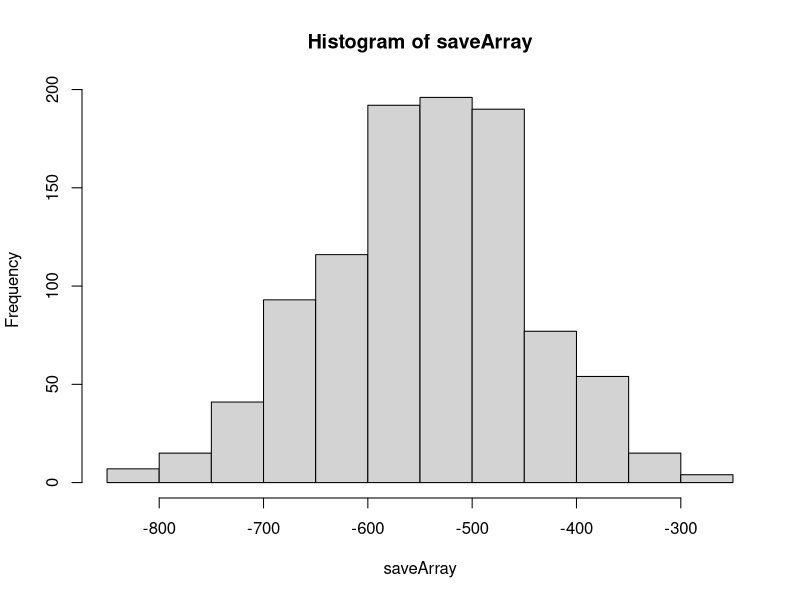
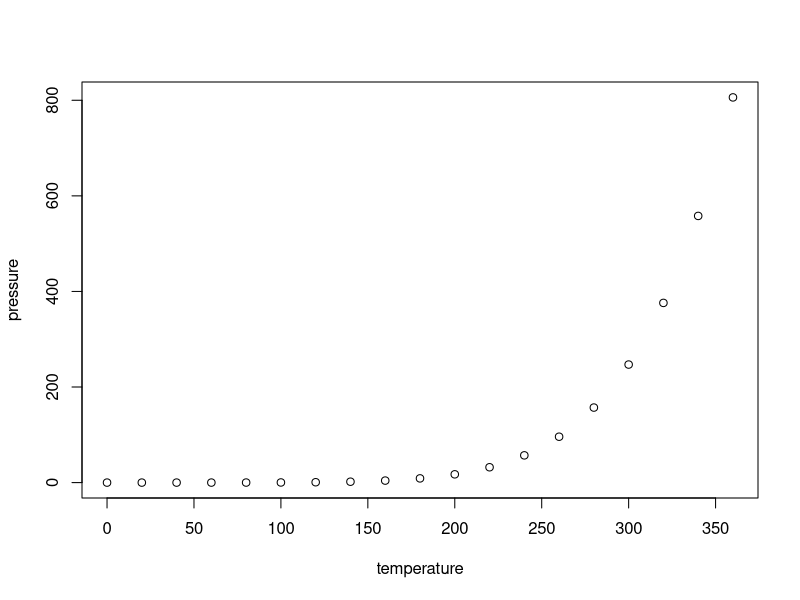

The R source for these figures, in order:
## ---- chunk 1
knitr::opts_chunk$set(echo = TRUE)
## ---- chunk 2
days = 1:365

saveArray= vector ('numeric')
for (k in 1:1000){
    bank =0
    for(i in 1:525){
      sampleClass = sample(days, 35, replace =TRUE)

    repeats = length(unique(sampleClass))
    if (repeats ==35) bank = bank - 10
    else bank = bank + 1
  }
saveArray [k]= bank
}

## ---- chunk 3
hist(saveArray)
## ---- chunk 4
print ('average amt:')
print (mean(saveArray))
## ---- chunk 5
summary(cars)
## ---- chunk 6
plot(pressure)
